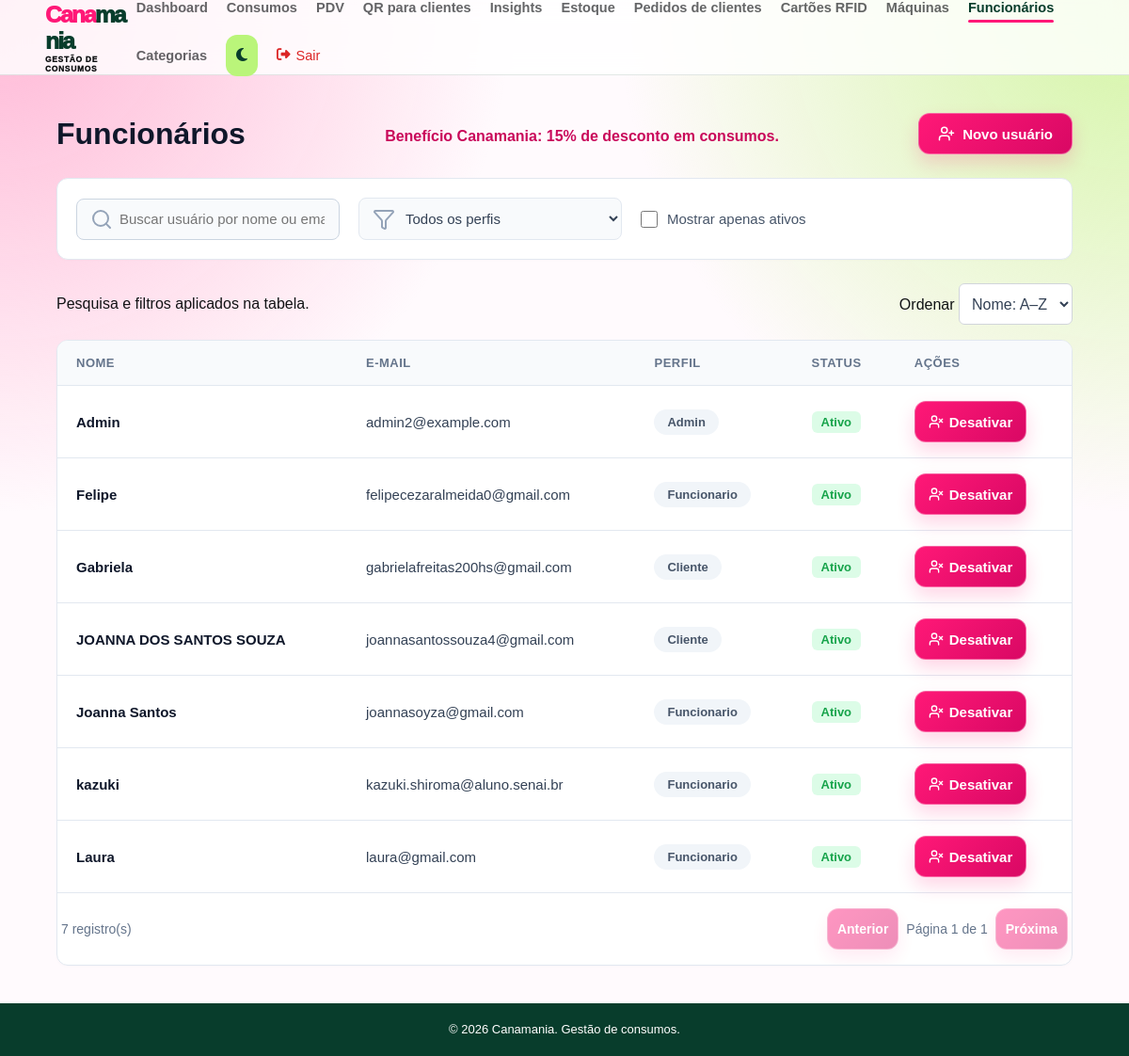
/usuarios/ (signed in), run on the app's committed database.
### app/models/usuario.py (models this page shows)
class Usuario(Base):
    __tablename__ = "usuarios"
    id = Column(Integer, primary_key=True, index=True)
    nome = Column(String(100), nullable=False)
    email = Column(String(100), unique=True, index=True, nullable=False)
    senha_hash = Column(String(255), nullable=False)
    role = Column(String(100), nullable=False, default="funcionario")
    ativo = Column(Boolean, default=True)
    criado_em = Column(DateTime(timezone=True), server_default=func.now())

### app/controllers/admin_controller.py (the view)
@router.get("/", response_class=HTMLResponse)
def listar_usuarios(
    request: Request,
    db: Session = Depends(get_db),
    admin = Depends(get_admin)
):
    usuarios = db.query(Usuario).filter(Usuario.role != "visitante").order_by(Usuario.nome)
    return templates.TemplateResponse(
        request,
        "users/index.html",
        {
            "request": request,
            "usuarios": usuarios,
            "usuario": admin
        }
    )

### app/templates/users/index.html (shortened to what this page needs)
<!DOCTYPE html>
<html lang="pt-BR">
<head>
    <link rel="stylesheet" href="/static/css/usuarios.css">
    <link rel="stylesheet" href="/static/css/listagem.css">
    <link rel="stylesheet" href="/static/css/confirmacao.css">
    <link rel="stylesheet" href="https://cdnjs.cloudflare.com/ajax/libs/font-awesome/6.5.2/css/all.min.css">
</head>
<body>
    {% include "partials/navbar.html" %}
    <main class="produtos-container-main">
        <div class="page-header header-produtos">
            <h1>Funcionários</h1>
            <p class="beneficio-funcionario">Benefício Canamania: 15% de desconto em consumos.</p>
            <a href="/usuarios/novo" class="btn-create">
                <i data-lucide="user-plus" style="width: 18px; height: 18px;"></i>
                Novo usuário
            </a>
        </div>
        <div class="filtros-container">
            <div class="busca-wrapper">
                <input type="text" id="inputBusca" placeholder="Buscar usuário por nome ou email...">
            </div>
            <div class="select-wrapper">
                <select id="selectPerfil" name="role">
                    <option value="">Todos os perfis</option>
                </select>
            </div>
            <label class="checkbox-wrapper">
                <input type="checkbox" id="checkAtivos" unchecked>
                <span>Mostrar apenas ativos</span>
            </label>
        </div>
        <div class="listagem-acoes"><span>Pesquisa e filtros aplicados na tabela.</span><label>Ordenar <select id="ordem-usuarios" class="listagem-ordem"><option value="asc">Nome: A–Z</option><option value="desc">Nome: Z–A</option></select></label></div>
        <div class="tabela-container">
            <table class="tabela-produtos" data-listagem data-busca="#inputBusca" data-ordem="#ordem-usuarios" data-por-pagina="8">
                <thead>
                    <tr>
                        <th>Nome</th>
                        <th>E-mail</th>
                        <th>Perfil</th>
                        <th>Status</th>
                        <th>Ações</th>
                    </tr>
                </thead>
                <tbody>
                    {% for u in usuarios %}
                    <tr data-role="{{ u.role | lower }}">
                        <td class="preco-texto">{{ u.nome }}</td>
                        <td>{{ u.email }}</td>
                        <td>
                            <span class="badge-categoria padrao">{{ u.role }}</span>
                        </td>
                        <td>
                            {% if u.ativo %}
                            <span class="badge-status ativo">Ativo</span>
                            {% else %}
                            <span class="badge-status inativo">Inativo</span>
                            {% endif %}
                        </td>
                        <td>
                            <div class="user-actions-wrapper">
                                <form action="/usuarios/{{ u.id }}/toggle-ativo" method="post" style="display:inline"
                                    data-confirmacao
                                    data-titulo="{{ 'Desativar usuário?' if u.ativo else 'Ativar usuário?' }}"
                                    data-mensagem="{{ 'O acesso de ' ~ u.nome ~ ' será desativado.' if u.ativo else 'O acesso de ' ~ u.nome ~ ' será ativado novamente.' }}"
                                    data-confirmar="{{ 'Desativar usuário' if u.ativo else 'Ativar usuário' }}">
                                    {% if u.ativo %}
                                    <button type="submit" class="btn-acao excluir" title="Desativar Usuário"
                                        style="font-size: 15px;">
                                        <i data-lucide="user-x"
                                            style="width: 16px; height: 16px; display: inline-block; vertical-align: middle;"></i>
                                        Desativar
                                    </button>
                                    {% endif %}
                                </form>
                            </div>
                        </td>
                    </tr>
                    {% endfor %}
                </tbody>
            </table>
        </div>
    </main>
    <footer class="main-footer"><p>&copy; 2026 Canamania. Gestão de consumos.</p></footer>
</body>
</html>

### app/static/css/usuarios.css (style rules this page uses)
* { margin: 0; padding: 0; box-sizing: border-box; }
body { font-family: Arial, sans-serif; min-height: 100vh; display: flex; flex-direction: column; background-color: #f8fafc; color: #334155; }
.main-content, .produtos-container-main { flex: 1; padding: 40px 60px; max-width: 1600px; width: 100%; margin: 0 auto; }
.page-header, .header-produtos { display: flex; justify-content: space-between; align-items: center; margin-bottom: 25px; }
.page-header h1, .header-produtos h1 { font-size: 32px; color: #0f172a; font-weight: 700; }
.btn-create { display: inline-flex; align-items: center; gap: 8px; background-color: #09145c; color: #ffffff; text-decoration: none; padding: 12px 20px; border-radius: 8px; font-weight: bold; font-size: 15px; transition: background-color 0.2s, transform 0.1s; }
.filtros-container { background: #ffffff; padding: 20px; border-radius: 12px; display: flex; align-items: center; gap: 20px; border: 1px solid #e2e8f0; margin-bottom: 25px; flex-wrap: wrap; box-shadow: 0 1px 3px rgba(0, 0, 0, 0.02); }
.busca-wrapper, .select-wrapper { position: relative; display: flex; align-items: center; }
.filtros-container input[type="text"], .filtros-container select { padding: 12px 15px 12px 45px; border: 1px solid #e2e8f0; border-radius: 8px; font-size: 15px; color: #334155; width: 280px; outline: none; background-color: #f8fafc; transition: border-color 0.2s, background-color 0.2s; }
.checkbox-wrapper { display: flex; align-items: center; gap: 10px; cursor: pointer; font-size: 15px; color: #475569; user-select: none; }
.checkbox-wrapper input { width: 18px; height: 18px; cursor: pointer; }
.table-container, .tabela-container { background: #ffffff; border-radius: 12px; overflow: hidden; border: 1px solid #e2e8f0; box-shadow: 0 1px 3px rgba(0, 0, 0, 0.02); }
table, .tabela-produtos { width: 100%; border-collapse: collapse; text-align: left; font-size: 15px; }
th { background-color: #f8fafc; color: #64748b; font-weight: bold; padding: 16px 20px; font-size: 13px; letter-spacing: 0.5px; border-bottom: 1px solid #e2e8f0; text-transform: uppercase; }
td { padding: 16px 20px; border-bottom: 1px solid #e2e8f0; color: #334155; vertical-align: middle; }
.preco-texto { font-weight: bold; color: #0f172a; }
.badge, .badge-categoria { display: inline-block; padding: 6px 14px; border-radius: 20px; font-size: 13px; font-weight: 600; text-align: center; }
.badge-role, .badge-categoria.padrao { background-color: #f1f5f9; color: #475569; text-transform: capitalize; }
.badge-status, .badge-active, .badge-inactive { display: inline-block; padding: 4px 10px; border-radius: 6px; font-size: 13px; font-weight: bold; text-align: center; }
.badge-active, .badge-status.ativo { background-color: #dcfce7; color: #16a34a; }
.actions-cell, .user-actions-wrapper { display: flex; gap: 12px; align-items: center; }
.btn-edit, .btn-toggle, .btn-acao { display: inline-flex; align-items: center; gap: 6px; font-size: 14px; font-weight: 600; text-decoration: none; padding: 8px 14px; border-radius: 6px; cursor: pointer; border: 1px solid transparent; transition: all 0.2s; background: none; }
.btn-toggle.deactivate, .btn-acao.excluir { color: #dc2626; background-color: #fef2f2; border-color: #fecaca; }
.main-footer { width: 100%; background-color: #09145c; padding: 20px; text-align: center; color: rgb(255, 255, 255); font-size: 13px; margin-top: auto; }
.beneficio-funcionario { margin:.35rem 0 0;color:#c9085a;font-weight:700 }

### app/static/css/listagem.css (style rules this page uses)
.listagem-acoes { display:flex;align-items:center;justify-content:space-between;gap:12px;flex-wrap:wrap;margin:0 0 16px }
.listagem-ordem { border:1px solid #d1d5db;border-radius:6px;padding:9px;background:#fff;color:#334155 }

### app/static/css/footer.css (style rules this page uses)
.main-footer { width: 100%; flex: 0 0 auto; margin-top: auto; padding: 18px 24px; background: #083d2c; color: #fff; text-align: center; font: 13px/1.5 Arial, sans-serif; }
.main-footer p { margin: 0; color: inherit; }

### app/static/css/theme-accents.css (style rules this page uses)
body::before { content: ""; position: fixed; inset: 0; z-index: -1; pointer-events: none; background-image: radial-gradient(circle at 0 0, #ffb7d5 0, transparent 34rem), radial-gradient(circle at 100% 0, #d4f5a5 0, transparent 34rem); }

### data on the page
Usuario: nome "Admin", email "admin2@example.com", role "Admin", ativo "Ativo"
Usuario: nome "Felipe", email "felipecezaralmeida0@gmail.com", role "Funcionario", ativo "Ativo"
Usuario: nome "Gabriela", email "gabrielafreitas200hs@gmail.com", role "Cliente", ativo "Ativo"
Usuario: nome "JOANNA DOS SANTOS SOUZA", email "joannasantossouza4@gmail.com", role "Cliente", ativo "Ativo"
Usuario: nome "Joanna Santos", email "joannasoyza@gmail.com", role "Funcionario", ativo "Ativo"
Usuario: nome "Laura", email "laura@gmail.com", role "Funcionario", ativo "Ativo"
Usuario: nome "kazuki", email "kazuki.shiroma@aluno.senai.br", role "Funcionario", ativo "Ativo"
